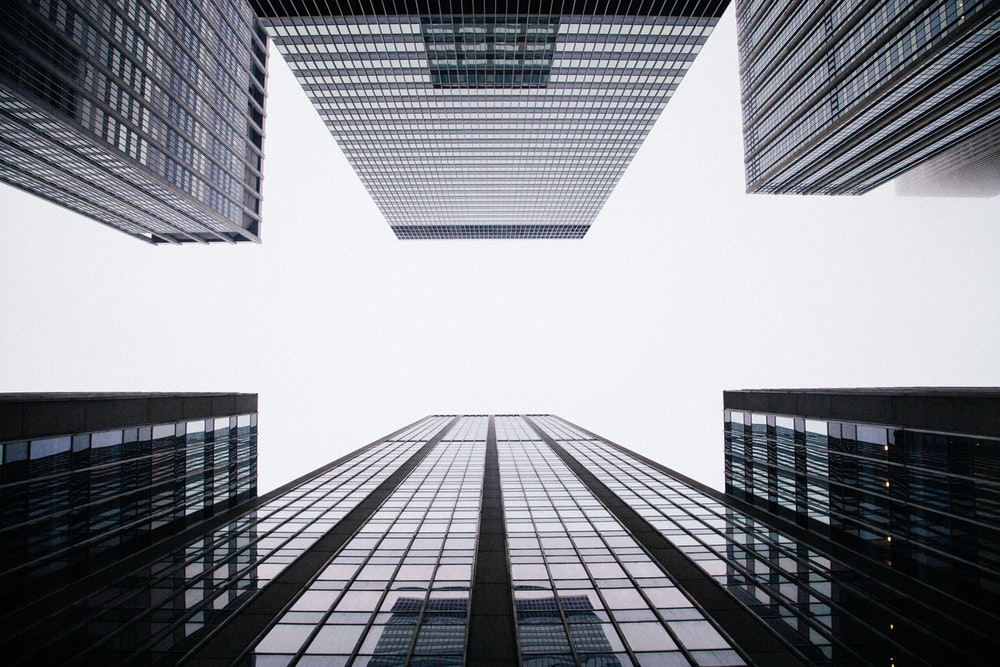
#> input picture OpenCV-Python-Utilities/Pixel-wise KMeans Clustering for Image Segmentation/building.jpg, 1000 x 667 px
$ python KMC_segmentation.py
#> lines starting #> are read from the running program, lines starting #| are printed output that depends on the picture
import cv2
import numpy as np
from PIL import Image
from sklearn.cluster import KMeans
import skimage.measure
import matplotlib.pyplot as plt

# parameters
downsample = True
plot = True
save = True

im = np.array(Image.open("building.jpg"))
#> im is the input picture: shape (667, 1000, 3); mean R, G, B 139.5, 141.4, 147.9

# Downsample by applying Average Pooling
if downsample:
    im = skimage.measure.block_reduce(im, (5,5,1), np.mean).astype(int)
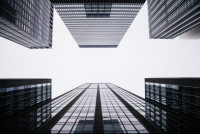
#> im: shape (134, 200, 3) int64; mean R, G, B 138.4, 140.3, 146.7

orig_shape = im.shape
#> orig_shape = (134, 200, 3)

# flatten but keep RGB as features
im = im.reshape((-1,3))

# Without pooling, hierarchical clustering wouldn't work
# because it (supposedly) needs quadratic space
clf = KMeans()
preds = clf.fit_predict(im)

if plot:
    fig, (ax0, ax1) = plt.subplots(1,2, figsize=(12,6))

    ax0.imshow(im.reshape((orig_shape[0],orig_shape[1],3)))
    ax0.axis('off')
    ax1.imshow(preds.reshape((orig_shape[0],orig_shape[1])), )
    ax1.axis('off')

    plt.show()
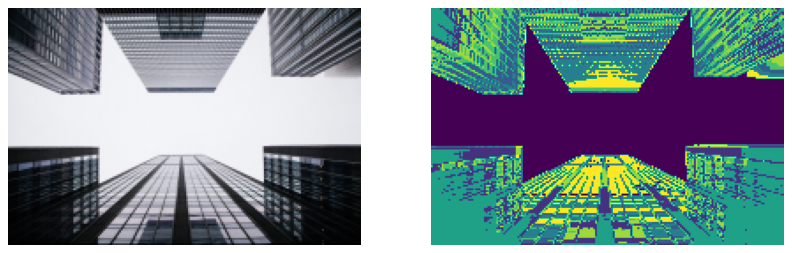
#> figure drawn by matplotlib, 2 panels

    if save:
        fig.savefig("output.png")

$ run again, with OpenCV-Python-Utilities/Pixel-wise KMeans Clustering for Image Segmentation/KMC_segmenation.png saved as OpenCV-Python-Utilities/Pixel-wise KMeans Clustering for Image Segmentation/building.jpg
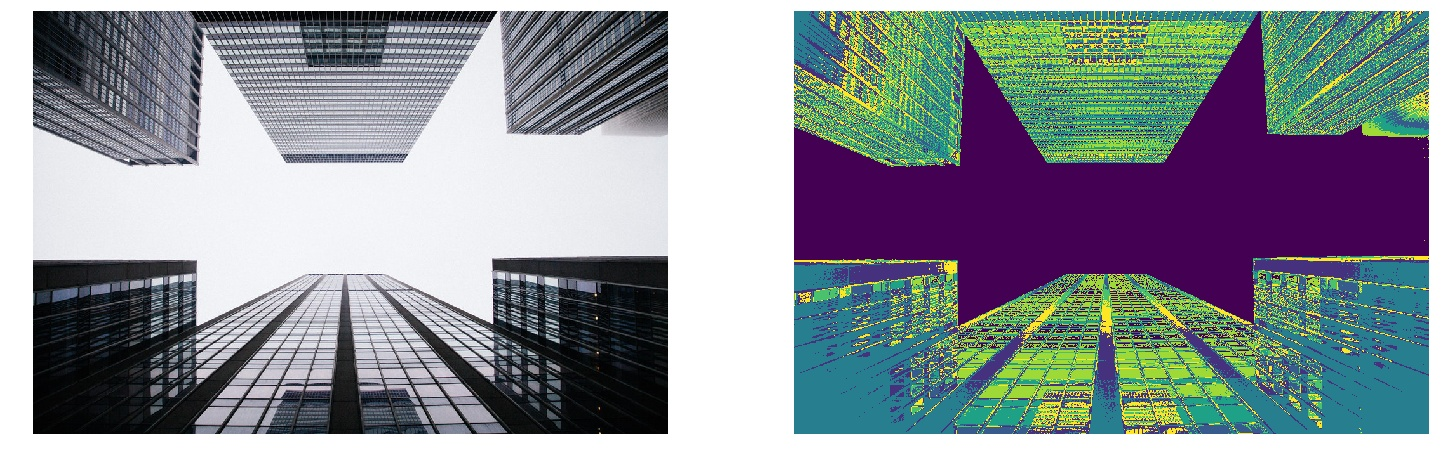
#> input picture OpenCV-Python-Utilities/Pixel-wise KMeans Clustering for Image Segmentation/KMC_segmenation.png, 1448 x 458 px
#> im is the input picture: shape (458, 1448, 3); mean R, G, B 137.7, 143.9, 149.6
#> `im = skimage.measure.block_reduce(im, (5,5,1), np.mean).astype(int)`:
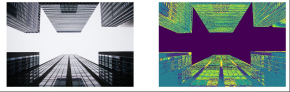
#> im: shape (92, 290, 3) int64; mean R, G, B 136.6, 142.7, 148.4
#> `plt.show()`:
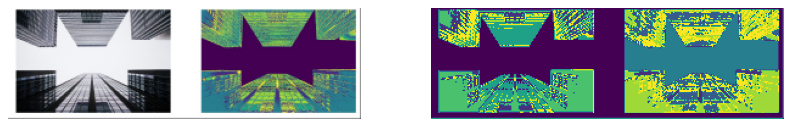
#> figure drawn by matplotlib, 2 panels
